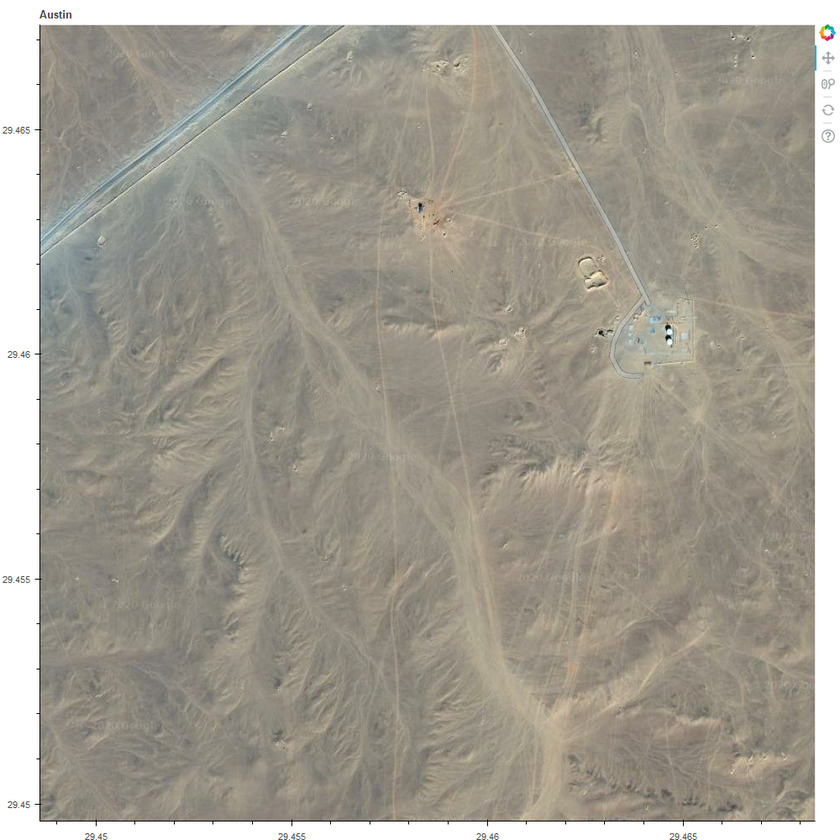
#> input picture mapsPY.png, 840 x 840 px, shrunk from 1000 x 1000 before the run
$ python Coloring.py
#> lines starting #> are read from the running program, lines starting #| are printed output that depends on the picture
# -*- coding: utf-8 -*-
"""
Created on Fri Jul 24 02:57:06 2020

@author: 90538
"""
import matplotlib
import matplotlib.pyplot as plt
from matplotlib import colors

import numpy as np

from PIL import Image

data = np.random.rand(10, 10) * 20
image = Image.open('mapsPY.png')
#> image is the input picture: PIL image 840x840 RGBA; mean R, G, B, A 162.8, 158, 146.8, 254.8
# create discrete colormap
cmap = colors.ListedColormap(['red', 'blue'])
bounds = [0,10,20]
norm = colors.BoundaryNorm(bounds, cmap.N)

my_dpi=50.
fig=plt.figure(figsize=((float(image.size[0])/my_dpi),(float(image.size[1])/my_dpi)),dpi=my_dpi)
ax=fig.add_subplot(111)


fig, ax = plt.subplots()
ax.imshow(data, cmap=cmap,norm=norm)

# draw gridlines
ax.grid(which='major', axis='both', linestyle='-', color='k', linewidth=2)
#ax.set_xticks(np.arange(0, image.size[0], 1));
#ax.set_yticks(np.arange(0, image.size[1], 1));

#fig = pylab.figure()


matplotlib.rc('axes',edgecolor='b')
plt.plot([0, 1], [0, 15], linewidth=20)
plt.plot([0, 15], [2, 1])
plt.plot([12,1], [20, 10], linewidth=20)
plt.plot([20,10], [20, 15], linewidth=20)
plt.savefig('test.png')
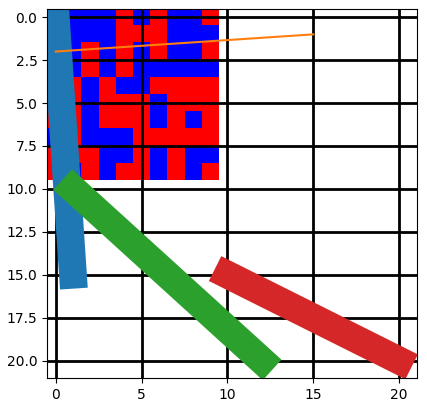
#> figure drawn by matplotlib, 1 panel

plt.show()
